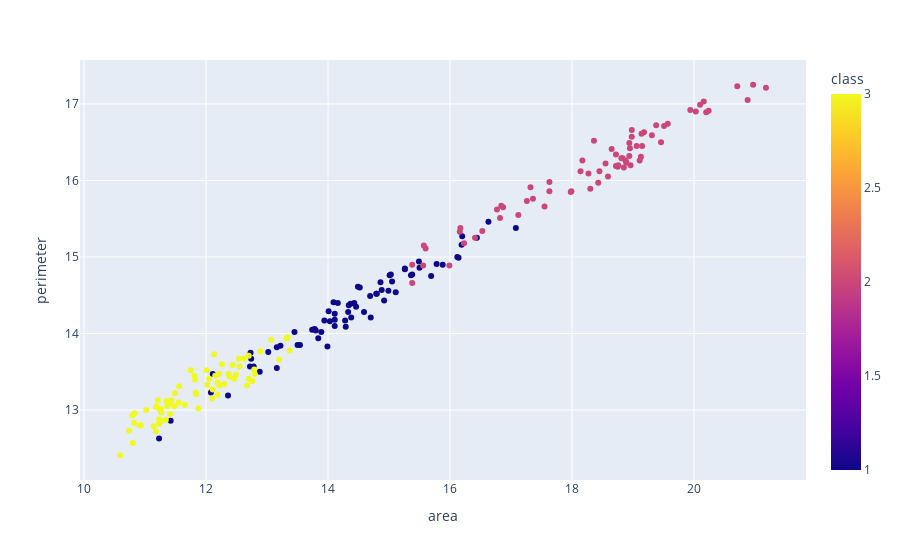

Here is the notebook cell this chart was saved with:
### Markdown cell above
Построим scatterplot для показателей area и perimeter для иллюстрации возможности линейного деления на классы по двум параметрам (но с малой точностью).

### Code cell
px.scatter(data,x=data['area'],y=data['perimeter'],color=data['class'])

### Figure 1 — Plotly figure (JSON) as saved in the notebook; plotly's stock layout.template omitted (floating-point values rounded to 4 significant figures; data arrays with more than 128 entries replaced by an {"elided": "..."} marker saying what was removed)
{"data": [{"hovertemplate": "area=%{x}<br>perimeter=%{y}<br>class=%{marker.color}<extra></extra>", "legendgroup": "", "marker": {"color": {"elided": "210 int values"}, "coloraxis": "coloraxis", "symbol": "circle"}, "mode": "markers", "name": "", "orientation": "v", "showlegend": false, "type": "scatter", "x": {"elided": "210 float values"}, "xaxis": "x", "y": {"elided": "210 float values"}, "yaxis": "y"}], "layout": {"coloraxis": {"colorbar": {"title": {"text": "class"}}, "colorscale": [[0, "#0d0887"], [0.1111, "#46039f"], [0.2222, "#7201a8"], [0.3333, "#9c179e"], [0.4444, "#bd3786"], [0.5556, "#d8576b"], [0.6667, "#ed7953"], [0.7778, "#fb9f3a"], [0.8889, "#fdca26"], [1, "#f0f921"]]}, "legend": {"tracegroupgap": 0}, "margin": {"t": 60}, "xaxis": {"anchor": "y", "domain": [0, 1], "title": {"text": "area"}}, "yaxis": {"anchor": "x", "domain": [0, 1], "title": {"text": "perimeter"}}}}
